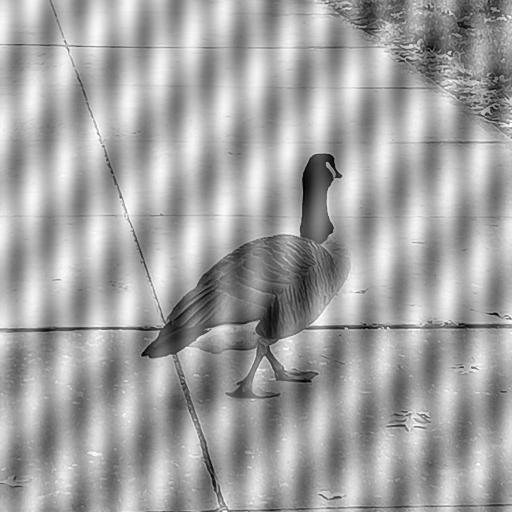
#> input picture Lab4/two_noise.jpeg, 512 x 512 px
$ python classwork.py   (older library calls are emulated)
#> lines starting #> are read from the running program, lines starting #| are printed output that depends on the picture; after the words box and inside, x2 and y2 are one past the last pixel; in counts of white or black regions, pixels touching at a corner belong together
import numpy as np
import cv2
import math
from matplotlib import pyplot as plt


def start():
    img = cv2.imread('two_noise.jpeg', cv2.IMREAD_GRAYSCALE)
#> img is the input picture: shape (512, 512); min 0, max 255, mean 162.7
    cv2.imshow('input', img)

    cv2.waitKey(0)
    cv2.destroyAllWindows()

    # Forward transform
    ft = np.fft.fft2(img)
    ft_shift = np.fft.fftshift(ft)

    magnitude_spectrum_ac = np.abs(ft_shift)
    magnitude_spectrum = 20 * np.log(magnitude_spectrum_ac + 1)  # +1 to remove 0, 20 = scaling factor
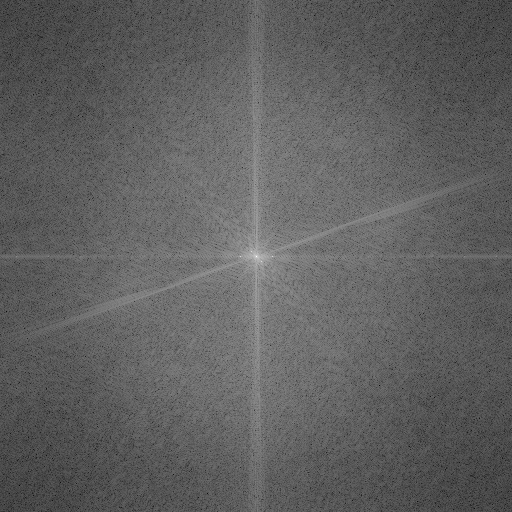
#> magnitude_spectrum: shape (512, 512) float64; min 30.51, max 351.4, mean 151.3; drawn with min black and max white
    magnitude_spectrum = cv2.normalize(magnitude_spectrum, None, 0, 255, cv2.NORM_MINMAX, dtype=cv2.CV_8U)

    phase = np.angle(ft_shift)
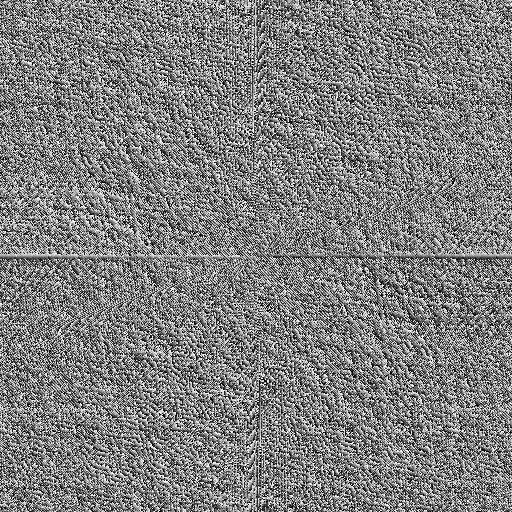
#> phase: shape (512, 512) float64; min -3.14, max 3.14, mean -3.69e-18; drawn with min black and max white
    phase_ = cv2.normalize(phase, None, 0, 255, cv2.NORM_MINMAX, dtype=cv2.CV_8U)

    # phase add - dummy
    # final_result = np.multiply(magnitude_spectrum_ac, np.exp(1j*phase))

    # Process
    # magnitude_sp_ac * notch_filter

    h, w = img.shape
#> h = 512; w = 512

    indices = ((272, 256), (262, 261))
    radius = (5, 5)

    notch = np.ones(img.shape)

    print(notch.shape)
#| (512, 512)
    count = 0
    for u in range(h):
        for v in range(w):

            for i in range(len(indices)):
                uk1 = indices[i][1]
                vk1 = indices[i][0]

                uk2 = h // 2 - (uk1 - h // 2)
                vk2 = w // 2 - (vk1 - w // 2)

                dist1 = math.sqrt((u - uk1) ** 2 + (v - vk1) ** 2)
                dist2 = math.sqrt((u - uk2) ** 2 + (v - vk2) ** 2)

                # [4 lines of commented-out code are left out]

                if (dist1 <= radius[i] or dist2 <= radius[i]):
                    count += 1
                    notch[u, v] = 0
                    break
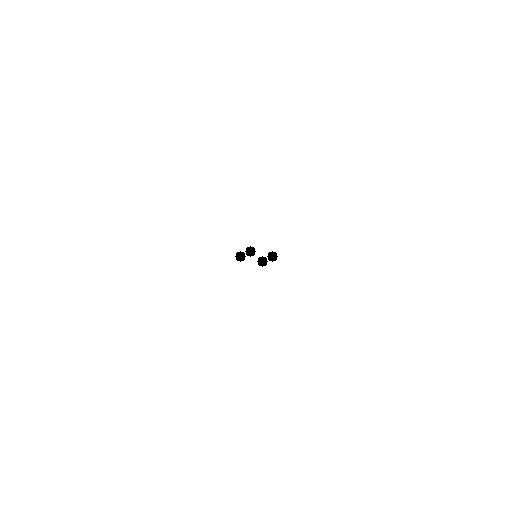
#> notch: shape (512, 512) float64; values 0 (black) and 1 (white), 99.9% white; 4 black regions, box (x1, y1, x2, y2) and area: (245, 246, 256, 257) 81, (235, 251, 246, 262) 81, (267, 251, 278, 262) 81, (257, 256, 268, 267) 81
#> after the loop, count = 324

    print(count)
#| 324
    # plt.imshow(notch)
    cv2.imshow("Notch", notch)
    cv2.waitKey(0)
    cv2.destroyAllWindows()
    # return
    # plt.show()
    # print(notch)

    # Inverse transform

    mul = magnitude_spectrum_ac * notch
    # cv2.imshow("Multi",mul)

    final_result = np.multiply(mul, np.exp(1j * phase))
    center_shifted = np.fft.ifftshift(final_result)
    back_image = np.real(np.fft.ifft2(center_shifted))
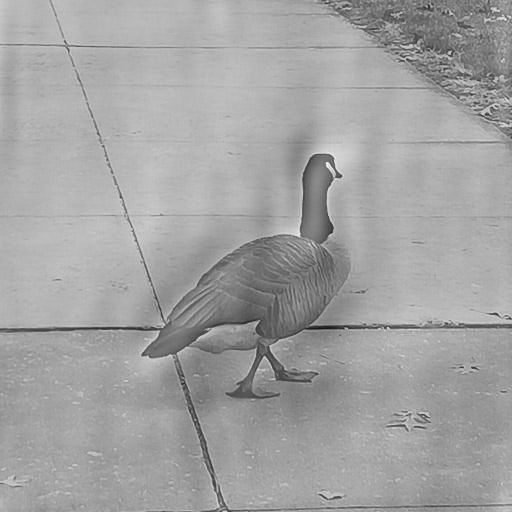
#> back_image: shape (512, 512) float64; min 18.97, max 248.7, mean 162.7
    back_image_scaled = cv2.normalize(back_image, None, 0, 255, cv2.NORM_MINMAX, dtype=cv2.CV_8U)

    ## plot
    cv2.imshow("input", img)
    cv2.imshow("Magnitude Spectrum", magnitude_spectrum)
    cv2.imshow("Phase", phase_)
    cv2.waitKey(0)

    cv2.imshow("Inverse transform", back_image_scaled)

    cv2.waitKey(0)
    cv2.destroyAllWindows()


start()
